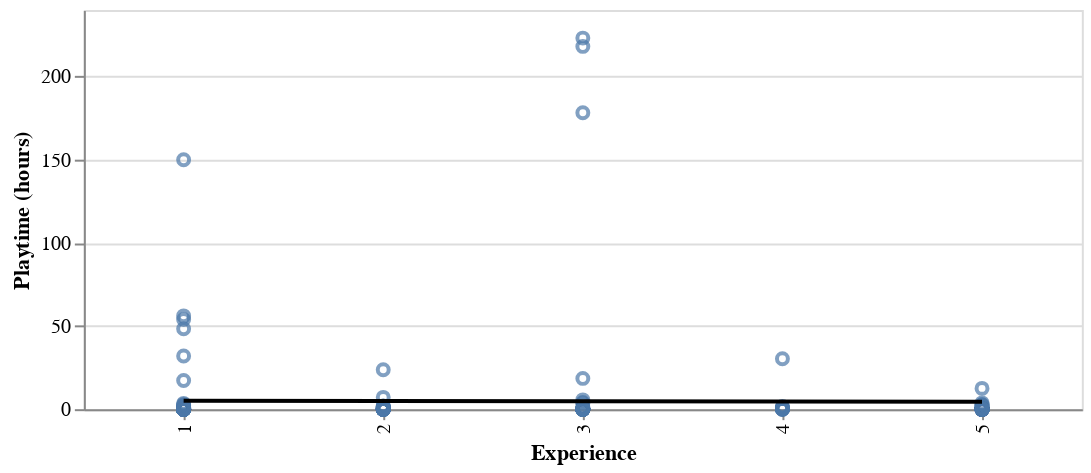

The notebook cell this image was saved under:
### Code cell
experience_prediction_grid = players_filtered[["experience_num"]].agg(["min", "max"])
experience_prediction_grid["predicted"] = lm.predict(experience_prediction_grid)

experience_scatter = alt.Chart(players_filtered).mark_point().encode(
    x=alt.X("experience_num:O").scale(zero=False).title("Experience"),
    y=alt.Y("played_hours").title("Playtime (hours)")
).properties(width=500, height=200)

experience_plot = experience_scatter + alt.Chart(experience_prediction_grid).mark_line(color="black").encode(
    x="experience_num:O",
    y="predicted"
)
experience_plot

### Figure 1 — Vega specification as saved in the notebook (floating-point values rounded to 4 significant figures; data arrays with more than 128 entries replaced by an {"elided": "..."} marker saying what was removed)
{"$schema": "https://vega.github.io/schema/vega/v5.json", "data": [{"name": "source_1", "values": [{"experience_num": 1, "predicted": 5.112}, {"experience_num": 5, "predicted": 4.432}]}, {"name": "source_0", "values": {"elided": "196 records"}}, {"name": "source_0_x_domain_experience_num_0", "values": [{"experience_num": 4}, {"experience_num": 5}, {"experience_num": 1}, {"experience_num": 3}, {"experience_num": 2}]}, {"name": "source_1_x_domain_experience_num_1", "values": [{"experience_num": 1}, {"experience_num": 5}]}], "marks": [{"type": "symbol", "name": "layer_0_marks", "from": {"data": "source_0"}, "encode": {"update": {"fill": {"value": "transparent"}, "x": {"field": "experience_num", "scale": "x"}, "opacity": {"value": 0.7}, "stroke": {"value": "#4c78a8"}, "y": {"field": "played_hours", "scale": "y"}}}, "style": ["point"]}, {"type": "line", "name": "layer_1_marks", "from": {"data": "source_1"}, "sort": {"field": "x"}, "encode": {"update": {"y": {"field": "predicted", "scale": "y"}, "defined": {"signal": "isValid(datum[\"predicted\"]) && isFinite(+datum[\"predicted\"])"}, "x": {"field": "experience_num", "scale": "x"}, "stroke": {"value": "black"}}}, "style": ["line"]}], "scales": [{"name": "x", "type": "point", "domain": {"fields": [{"data": "source_0_x_domain_experience_num_0", "field": "experience_num"}, {"data": "source_1_x_domain_experience_num_1", "field": "experience_num"}], "sort": true}, "range": [0, {"signal": "width"}], "padding": 0.5}, {"name": "y", "type": "linear", "domain": {"fields": [{"data": "source_0", "field": "played_hours"}, {"data": "source_1", "field": "predicted"}]}, "range": [{"signal": "height"}, 0], "nice": true, "zero": true}], "axes": [{"scale": "y", "tickCount": {"signal": "ceil(height/40)"}, "ticks": false, "gridScale": "x", "grid": true, "domain": false, "labels": false, "aria": false, "orient": "left", "minExtent": 0, "zindex": 0, "maxExtent": 0}, {"scale": "x", "labelAngle": 270, "zindex": 0, "grid": false, "labelBaseline": "middle", "labelAlign": "right", "orient": "bottom", "title": "Experience"}, {"scale": "y", "grid": false, "title": "Playtime (hours)", "tickCount": {"signal": "ceil(height/40)"}, "zindex": 0, "orient": "left", "labelOverlap": true}], "width": 500, "padding": 5, "height": 200, "style": "cell", "background": "white"}
